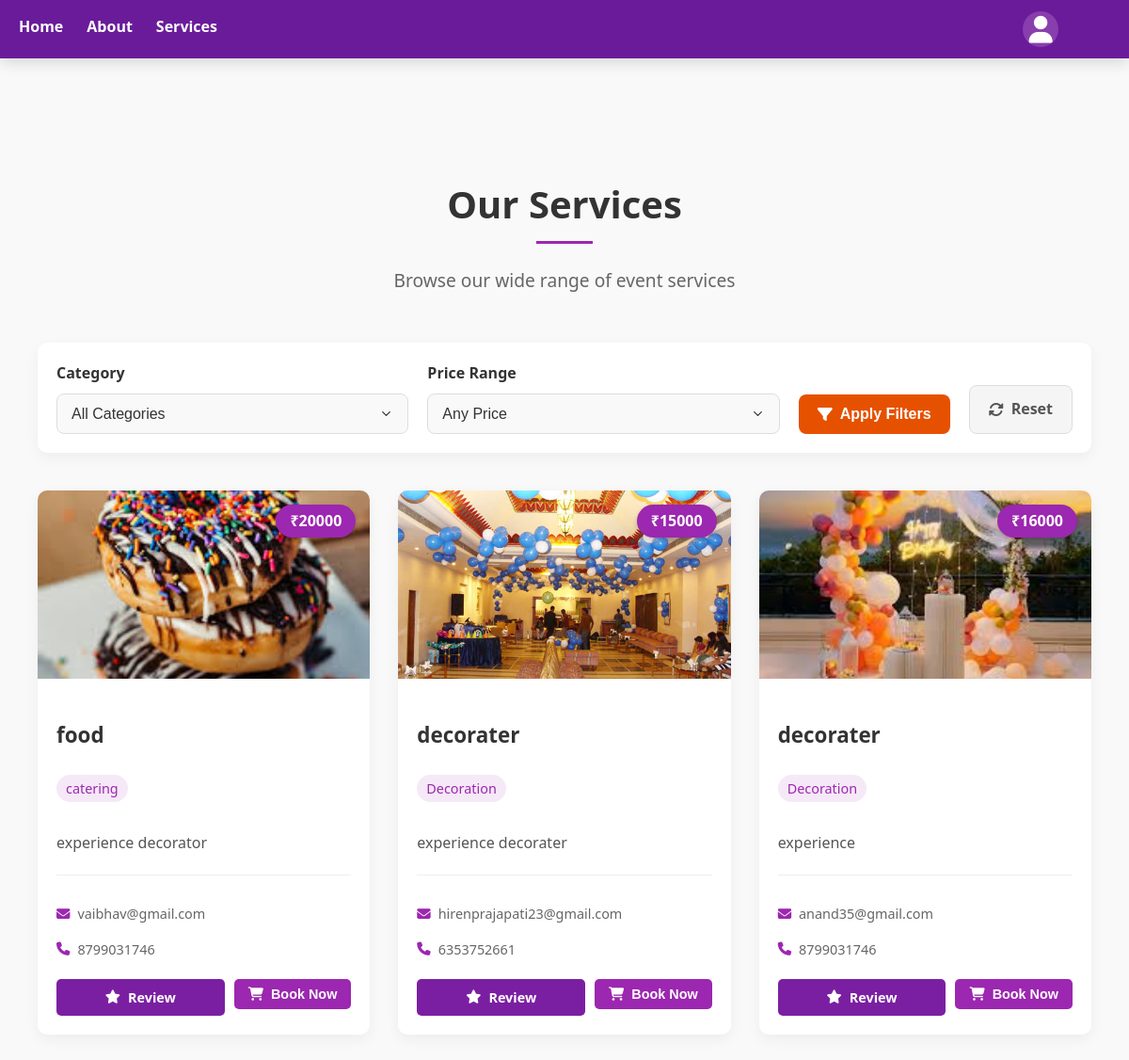
Page /services (signed in) on the committed database.
### model.py (models this page shows)
class Service(db.Model):
    id = db.Column(db.Integer, primary_key=True)
    title = db.Column(db.String(100))
    category = db.Column(db.String(100))
    description = db.Column(db.Text)
    price = db.Column(db.Integer)
    image = db.Column(db.String(100))
    organizer_id = db.Column(db.Integer, db.ForeignKey('user.id'))
    organizer = db.relationship('User', backref='services')

class User(db.Model):
    id = db.Column(db.Integer, primary_key=True)
    role = db.Column(db.String(10))  # customer or organizer
    name = db.Column(db.String(100))
    email = db.Column(db.String(100), unique=True)
    mobile = db.Column(db.String(15))  # New field
    password = db.Column(db.String(200))

### app.py (the view)
@app.route('/services')
def services():
    category = request.args.get('category', '')
    price_range = request.args.get('price_range', '')
    query = Service.query
    if category:
        query = query.filter(Service.category == category)
    if price_range:
        price_min, price_max = map(int, price_range.split('-'))
        query = query.filter(Service.price >= price_min, Service.price <= price_max)
    services = query.all()
    return render_template('services.html', services=services)

### templates/services.html (shortened to what this page needs)
{% extends "layout.html" %}
{% block content %}
<section class="services-section">
  <div class="container">
    <div class="section-title">
      <h2>Our Services</h2>
      <p>Browse our wide range of event services</p>
    </div>
    <div class="filter-container">
      <form id="filterForm" class="filter-form" method="GET" action="{{ url_for('services') }}">
        <div class="filter-group">
          <label for="category">Category</label>
          <select id="category" name="category" class="filter-select">
            <option value="">All Categories</option>
          </select>
        </div>
        <div class="filter-group">
          <label for="price_range">Price Range</label>
          <select id="price_range" name="price_range" class="filter-select">
            <option value="">Any Price</option>
          </select>
        </div>
        <button type="submit" class="filter-button">
          <i class="fas fa-filter"></i> Apply Filters
        </button>
        <a href="{{ url_for('services') }}" class="reset-button">
          <i class="fas fa-sync-alt"></i> Reset
        </a>
      </form>
    </div>
    {% if services %}
    <div class="services-grid">
      {% for service in services %}
      <div class="service-card">
        <div class="service-image-container">
          {% if service.image %}
            <img src="{{ url_for('static', filename='uploads/' + service.image) }}"
                alt="Service Image" class="service-image">
          {% else %}
            <img src="{{ url_for('static', filename='images/background.jpg') }}"
                alt="Default Service Image" class="service-image">
          {% endif %}
          <span class="service-price">₹{{ service.price }}</span>
        </div>
        <div class="service-content">
          <h3 class="service-title">{{ service.title }}</h3>
          <p class="service-category">{{ service.category }}</p>
          <p class="service-description">{{ service.description }}</p>
          {% if service.organizer %}
          <div class="organizer-info">
            <p><i class="fas fa-envelope"></i> {{ service.organizer.email }}</p>
            <p><i class="fas fa-phone"></i> {{ service.organizer.mobile }}</p>
          </div>
          {% endif %}
          <div class="service-actions">
            <a href="{{ url_for('review', service_id=service.id) }}" class="review-button">
              <i class="fas fa-star"></i> Review
            </a>
            {% if 'user_id' in session and session['role'] == 'customer' %}
            <form action="{{ url_for('place_order', service_id=service.id) }}" method="POST" class="inline-form">
              <button type="submit" class="order-button"><i class="fas fa-shopping-cart"></i> Book Now</button>
            </form>
            {% endif %}
          </div>
        </div>
      </div>
      {% endfor %}
    </div>
    {% else %}
    <p class="no-service-message">No services available matching your criteria.</p>
    {% endif %}
  </div>
</section>
{% endblock %}

### static/style.css (style rules this page uses)
body { margin: 0; font-family: 'Segoe UI', Tahoma, Geneva, Verdana, sans-serif; background-color: #f9f9f9; color: #333; line-height: 1.6; padding-top: 72px; }
.container { max-width: 1200px; margin: 0 auto; padding: 0 20px; }
.section-title { text-align: center; margin-bottom: 50px; }
.section-title h2 { font-size: 2.5rem; color: #333; margin-bottom: 15px; position: relative; display: inline-block; }
.section-title h2:after { content: ''; position: absolute; width: 60px; height: 3px; background-color: #9c27b0; bottom: -10px; left: 50%; transform: translateX(-50%); }
.section-title p { font-size: 1.2rem; color: #666; }
.services-section { padding: 80px 0; background-color: #f9f9f9; }
.services-grid { display: grid; grid-template-columns: repeat(auto-fill, minmax(320px, 1fr)); gap: 30px; margin-top: 40px; }
.service-card { background-color: #fff; border-radius: 10px; overflow: hidden; box-shadow: 0 5px 15px rgba(0,0,0,0.05); transition: transform 0.4s ease, box-shadow 0.4s ease; }
.service-image-container { position: relative; height: 200px; }
.service-image { width: 100%; height: 100%; object-fit: cover; }
.service-price { position: absolute; top: 15px; right: 15px; background-color: #9c27b0; color: white; padding: 5px 15px; border-radius: 50px; font-weight: bold; box-shadow: 0 2px 5px rgba(0,0,0,0.2); }
.service-content { padding: 20px; }
.service-title { font-size: 1.4rem; font-weight: 600; margin-bottom: 10px; color: #333; }
.service-category { display: inline-block; background-color: rgba(156, 39, 176, 0.1); color: #9c27b0; padding: 3px 10px; border-radius: 50px; font-size: 0.9rem; margin-bottom: 15px; }
.service-description { color: #555; margin-bottom: 20px; display: -webkit-box; -webkit-line-clamp: 3; -webkit-box-orient: vertical; overflow: hidden; }
.organizer-info { margin-bottom: 20px; padding-top: 15px; border-top: 1px solid #eee; }
.organizer-info p { color: #666; font-size: 0.9rem; margin-bottom: 5px; display: flex; align-items: center; }
.organizer-info p i { margin-right: 8px; color: #9c27b0; }
.service-actions { display: flex; gap: 10px; }
.review-button, .order-button { display: inline-flex; align-items: center; justify-content: center; gap: 8px; padding: 8px 15px; border-radius: 5px; font-size: 0.9rem; font-weight: 600; text-decoration: none; transition: background-color 0.3s, transform 0.3s; flex: 1; }
.review-button { background-color: #7b1fa2; color: white; }
.order-button { background-color: #9c27b0; color: white; border: none; cursor: pointer; }
form label { display: block; margin-bottom: 8px; font-weight: 600; color: #333; }
form input, form select, form textarea { width: 100%; padding: 12px 15px; border: 1px solid #ddd; border-radius: 8px; font-size: 1rem; color: #333; background-color: #f9f9f9; transition: border-color 0.3s, box-shadow 0.3s; }
.inline-form { display: inline-block; }
.filter-container { background-color: #fff; border-radius: 10px; padding: 20px; margin: 30px 0; box-shadow: 0 5px 15px rgba(0,0,0,0.05); }
.filter-form { display: flex; flex-wrap: wrap; align-items: flex-end; gap: 20px; }
.filter-group { flex: 1; min-width: 200px; }
.filter-group label { display: block; margin-bottom: 8px; font-weight: 600; color: #333; }
.filter-select { width: 100%; padding: 12px 15px; border: 1px solid #ddd; border-radius: 8px; font-size: 1rem; color: #333; background-color: #f9f9f9; transition: border-color 0.3s, box-shadow 0.3s; -webkit-appearance: none; -moz-appearance: none; appearance: none; background-repeat: no-repeat; background-position: right 15px center; background-size: 15px; }
.filter-button, .reset-button { display: inline-flex; align-items: center; justify-content: center; gap: 8px; padding: 12px 20px; border-radius: 8px; font-size: 1rem; font-weight: 600; cursor: pointer; transition: background-color 0.3s, transform 0.3s; }
.filter-button { background-color: #e65100; color: white; border: none; }
.reset-button { background-color: #f5f5f5; color: #555; text-decoration: none; border: 1px solid #ddd; }

### rows in the picture
Service: image (picture), price "20000", title "food", category "catering", description "experience decorator", organizer.email "vaibhav@gmail.com", organizer.mobile "8799031746"
Service: image (picture), price "15000", title "decorater", category "Decoration", description "experience decorater", organizer.email "hirenprajapati23@gmail.com", organizer.mobile "6353752661"
Service: image (picture), price "16000", title "decorater", category "Decoration", description "experience", organizer.email "anand35@gmail.com", organizer.mobile "8799031746"
